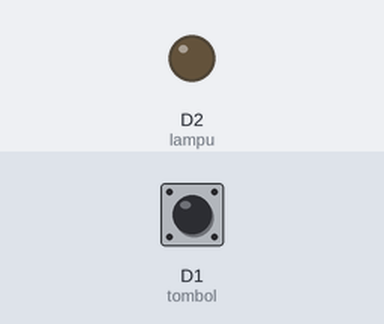
Recording of a sketch running on a simulated ESP8266 (NodeMCU). On the bench: output pins drawn as LEDs (lit = HIGH). The inputs (shaded band) are chosen by the test bench; at power-on: D1 (tombol) HIGH.

Above: at 1.2 s.
1.3 s: D1 (tombol) pulled LOW for 0.15 s
At 1.6 s:
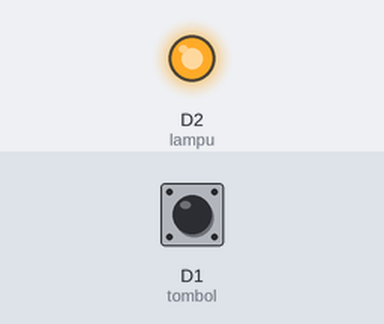
2.9 s: D1 (tombol) pulled LOW for 1 s
At 4.1 s:
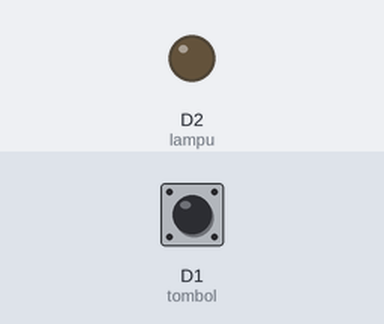
5.4 s: D1 (tombol) pulled LOW for 3.2 s
At 6.0 s:
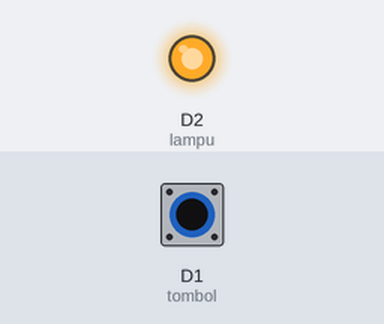
Timing chart, 0 to 8.4 s (numbered marks = the images above; inputs shaded):
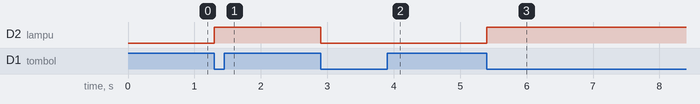

Measured:
- after the input at 1.3 s, D2 (lampu): LOW → HIGH at once
- after the input at 2.9 s, D2 (lampu): HIGH → LOW at once
- after the input at 5.4 s, D2 (lampu): LOW → HIGH at once

The sketch:

button_hidup_ditekan.ino
```cpp
const int tombol = D1;
const int lampu = D2;
bool ledState = LOW; // Menggunakan operator "="

void setup() {
  pinMode(tombol, INPUT_PULLUP);
  pinMode(lampu, OUTPUT);

  // Jika ada lebih dari satu LED, deklarasikan pin-pin tersebut
  // pinMode(led1, OUTPUT);
  // pinMode(led2, OUTPUT);
  // pinMode(led3, OUTPUT);

  digitalWrite(lampu, LOW);  // Mematikan lampu pada awalnya
}

void loop() {
  static bool lastButtonState = HIGH;
  bool currentButtonState = digitalRead(tombol);

  if (lastButtonState == HIGH && currentButtonState == LOW) {
    // Toggle LED state
    ledState = !ledState;
    digitalWrite(lampu, ledState);
    delay(200);  // Debounce delay
  }

  lastButtonState = currentButtonState;  // Update last button state
}
```
